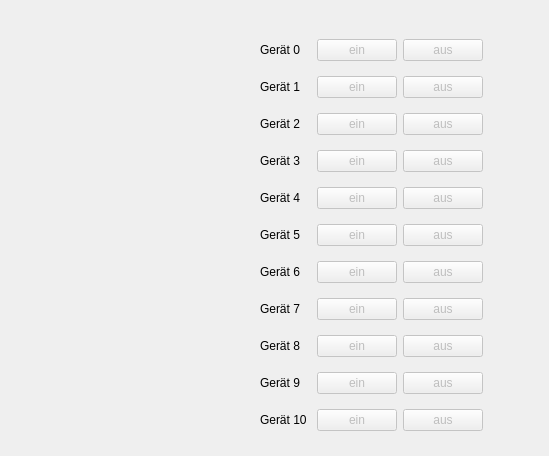
    <widget class="QWidget" name="Steuerung">
     <attribute name="title">
      <string>Steuerung</string>
     </attribute>
     <widget class="QWidget" name="layoutWidget">
      <property name="geometry">
       <rect>
        <x>260</x>
        <y>30</y>
        <width>280</width>
        <height>417</height>
       </rect>
      </property>
      <layout class="QGridLayout" name="gridLayout_7">
       <item row="4" column="0">
        <widget class="QLabel" name="steuGerTitel_2">
         <property name="text">
          <string>Gerät 1</string>
         </property>
        </widget>
       </item>
       <item row="12" column="2">
        <widget class="QPushButton" name="steuGerAus_20">
         <property name="enabled">
          <bool>false</bool>
         </property>
         <property name="text">
          <string>aus</string>
         </property>
        </widget>
       </item>
       <item row="7" column="2">
        <widget class="QPushButton" name="steuGerAus_6">
         <property name="enabled">
          <bool>false</bool>
         </property>
         <property name="text">
          <string>aus</string>
         </property>
        </widget>
       </item>
       <item row="11" column="0">
        <widget class="QLabel" name="steuGerTitel_10">
         <property name="text">
          <string>Gerät 8</string>
         </property>
        </widget>
       </item>
       <item row="7" column="3">
        <widget class="QLabel" name="steuGerStatus_6">
         <property name="text">
          <string/>
         </property>
        </widget>
       </item>
       <item row="11" column="2">
        <widget class="QPushButton" name="steuGerAus_10">
         <property name="enabled">
          <bool>false</bool>
         </property>
         <property name="text">
          <string>aus</string>
         </property>
        </widget>
       </item>
       <item row="10" column="1">
        <widget class="QPushButton" name="steuGerEin_9">
         <property name="enabled">
          <bool>false</bool>
         </property>
         <property name="text">
          <string>ein</string>
         </property>
        </widget>
       </item>
       <item row="10" column="2">
        <widget class="QPushButton" name="steuGerAus_9">
         <property name="enabled">
          <bool>false</bool>
         </property>
         <property name="text">
          <string>aus</string>
         </property>
        </widget>
       </item>
       <item row="9" column="3">
        <widget class="QLabel" name="steuGerStatus_8">
         <property name="text">
          <string/>
         </property>
        </widget>
       </item>
       <item row="5" column="2">
        <widget class="QPushButton" name="steuGerAus_4">
         <property name="enabled">
          <bool>false</bool>
         </property>
         <property name="text">
          <string>aus</string>
         </property>
        </widget>
       </item>
       <item row="13" column="1">
        <widget class="QPushButton" name="steuGerEin_21">
         <property name="enabled">
          <bool>false</bool>
         </property>
         <property name="text">
          <string>ein</string>
         </property>
        </widget>
       </item>
       <item row="8" column="2">
        <widget class="QPushButton" name="steuGerAus_7">
         <property name="enabled">
          <bool>false</bool>
         </property>
         <property name="text">
          <string>aus</string>
         </property>
        </widget>
       </item>
       <item row="8" column="0">
        <widget class="QLabel" name="steuGerTitel_7">
         <property name="text">
          <string>Gerät 5</string>
         </property>
        </widget>
       </item>
       <item row="2" column="0">
        <widget class="QLabel" name="steuGerTitel_0">
         <property name="text">
          <string>Gerät 0</string>
         </property>
        </widget>
       </item>
       <item row="13" column="3">
        <widget class="QLabel" name="steuGerStatus_21">
         <property name="text">
          <string/>
         </property>
        </widget>
       </item>
       <item row="6" column="0">
        <widget class="QLabel" name="steuGerTitel_5">
         <property name="text">
          <string>Gerät 3</string>
         </property>
        </widget>
       </item>
       <item row="11" column="3">
        <widget class="QLabel" name="steuGerStatus_10">
         <property name="text">
          <string/>
         </property>
        </widget>
       </item>
       <item row="6" column="3">
        <widget class="QLabel" name="steuGerStatus_5">
         <property name="text">
          <string/>
         </property>
        </widget>
       </item>
       <item row="5" column="1">
        <widget class="QPushButton" name="steuGerEin_4">
         <property name="enabled">
          <bool>false</bool>
         </property>
         <property name="text">
          <string>ein</string>
         </property>
        </widget>
       </item>
       <item row="9" column="0">
        <widget class="QLabel" name="steuGerTitel_8">
         <property name="text">
          <string>Gerät 6</string>
         </property>
        </widget>
       </item>
       <item row="10" column="3">
        <widget class="QLabel" name="steuGerStatus_9">
         <property name="text">
          <string/>
         </property>
        </widget>
       </item>
       <item row="5" column="0">
        <widget class="QLabel" name="steuGerTitel_3">
         <property name="text">
          <string>Gerät 2</string>
         </property>
        </widget>
       </item>
       <item row="12" column="1">
        <widget class="QPushButton" name="steuGerEin_20">
         <property name="enabled">
          <bool>false</bool>
         </property>
         <property name="text">
          <string>ein</string>
         </property>
        </widget>
       </item>
       <item row="5" column="3">
        <widget class="QLabel" name="steuGerStatus_4">
         <property name="text">
          <string/>
         </property>
        </widget>
       </item>
       <item row="8" column="3">
        <widget class="QLabel" name="steuGerStatus_7">
         <property name="text">
          <string/>
         </property>
        </widget>
       </item>
       <item row="6" column="2">
        <widget class="QPushButton" name="steuGerAus_5">
         <property name="enabled">
          <bool>false</bool>
         </property>
         <property name="text">
          <string>aus</string>
         </property>
        </widget>
       </item>
       <item row="11" column="1">
        <widget class="QPushButton" name="steuGerEin_10">
         <property name="enabled">
          <bool>false</bool>
         </property>
         <property name="text">
          <string>ein</string>
         </property>
        </widget>
       </item>
       <item row="8" column="1">
        <widget class="QPushButton" name="steuGerEin_7">
         <property name="enabled">
          <bool>false</bool>
         </property>
         <property name="text">
          <string>ein</string>
         </property>
        </widget>
       </item>
       <item row="7" column="1">
        <widget class="QPushButton" name="steuGerEin_6">
         <property name="enabled">
          <bool>false</bool>
         </property>
         <property name="text">
          <string>ein</string>
         </property>
        </widget>
       </item>
       <item row="7" column="0">
        <widget class="QLabel" name="steuGerTitel_6">
         <property name="text">
          <string>Gerät 4</string>
         </property>
        </widget>
       </item>
       <item row="12" column="3">
        <widget class="QLabel" name="steuGerStatus_20">
         <property name="text">
          <string/>
         </property>
        </widget>
       </item>
       <item row="10" column="0">
        <widget class="QLabel" name="steuGerTitel_9">
         <property name="text">
          <string>Gerät 7</string>
         </property>
        </widget>
       </item>
       <item row="13" column="0">
        <widget class="QLabel" name="steuGerTitel_21">
         <property name="text">
          <string>Gerät 10</string>
         </property>
        </widget>
       </item>
       <item row="6" column="1">
        <widget class="QPushButton" name="steuGerEin_5">
         <property name="enabled">
          <bool>false</bool>
         </property>
         <property name="text">
          <string>ein</string>
         </property>
        </widget>
       </item>
       <item row="4" column="1">
        <widget class="QPushButton" name="steuGerEin_2">
         <property name="enabled">
          <bool>false</bool>
         </property>
         <property name="text">
          <string>ein</string>
         </property>
        </widget>
       </item>
       <item row="13" column="2">
        <widget class="QPushButton" name="steuGerAus_21">
         <property name="enabled">
          <bool>false</bool>
         </property>
         <property name="text">
          <string>aus</string>
         </property>
        </widget>
       </item>
       <item row="4" column="2">
        <widget class="QPushButton" name="steuGerAus_2">
         <property name="enabled">
          <bool>false</bool>
         </property>
         <property name="text">
          <string>aus</string>
         </property>
        </widget>
       </item>
       <item row="9" column="1">
        <widget class="QPushButton" name="steuGerEin_8">
         <property name="enabled">
          <bool>false</bool>
         </property>
         <property name="text">
          <string>ein</string>
         </property>
        </widget>
       </item>
       <item row="12" column="0">
        <widget class="QLabel" name="steuGerTitel_20">
         <property name="text">
          <string>Gerät 9</string>
         </property>
        </widget>
       </item>
       <item row="9" column="2">
        <widget class="QPushButton" name="steuGerAus_8">
         <property name="enabled">
          <bool>false</bool>
         </property>
         <property name="text">
          <string>aus</string>
         </property>
        </widget>
       </item>
       <item row="4" column="3">
        <widget class="QLabel" name="steuGerStatus_2">
         <property name="text">
          <string/>
         </property>
        </widget>
       </item>
       <item row="2" column="1">
        <widget class="QPushButton" name="steuGerEin_0">
         <property name="enabled">
          <bool>false</bool>
         </property>
         <property name="text">
          <string>ein</string>
         </property>
        </widget>
       </item>
       <item row="2" column="2">
        <widget class="QPushButton" name="steuGerAus_0">
         <property name="enabled">
          <bool>false</bool>
         </property>
         <property name="text">
          <string>aus</string>
         </property>
        </widget>
       </item>
       <item row="2" column="3">
        <widget class="QLabel" name="steuGerStatus_0">
         <property name="text">
          <string/>
         </property>
        </widget>
       </item>
      </layout>
     </widget>
    </widget>
